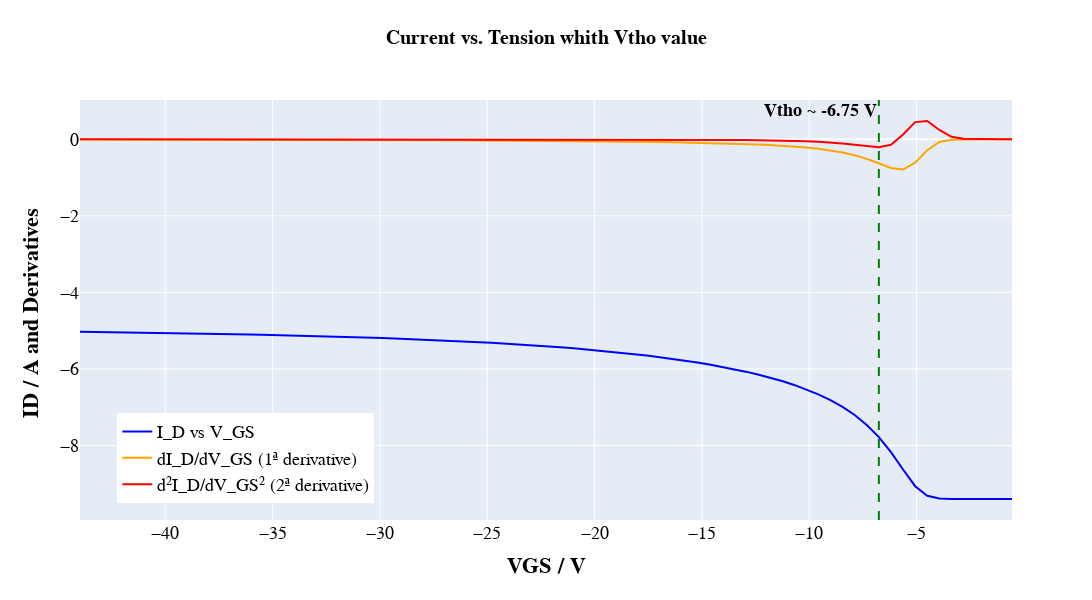

The notebook cell saved with this chart:
### Code cell
vtho_calculation(in_model_data)
